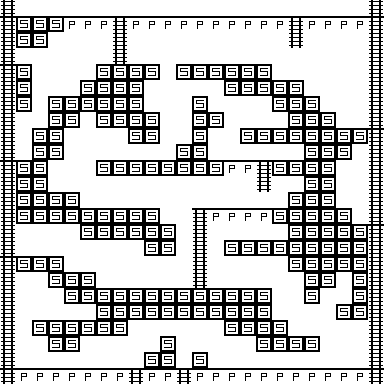

Rendered tile map (Tiled .tmx) drawn with the repository's tilesets; below, a short description and the full map source, tile grids included:
An orthogonal 24x24 tile map with 16x16 px tiles, 1 tile layer (Tile Layer 1).

<map version="1.0" orientation="orthogonal" renderorder="right-up" width="24" height="24" tilewidth="16" tileheight="16" nextobjectid="1">
 <properties>
  <property name="BOTTOM" value="TTTTTTTTTTTTTTTTTTTTTTTT" />
  <property name="LEFT" value="TTTTTTTTTTTTTTTTTTTTTTTT" />
  <property name="RIGHT" value="TTTTTTTTTTTTTTTTTTTTTTTT" />
  <property name="TOP" value="TTTTTTTTTTTTTTTTTTTTTTTT" />
 </properties>
 <tileset firstgid="1" name="s" tilewidth="16" tileheight="16">
  <tile id="0">
   <image width="16" height="16" source="../textures/E.png" />
  </tile>
  <tile id="1">
   <image width="16" height="16" source="../textures/L.png" />
  </tile>
  <tile id="2">
   <image width="16" height="16" source="../textures/P.png" />
  </tile>
  <tile id="3">
   <image width="16" height="16" source="../textures/S.png" />
  </tile>
  <tile id="4">
   <image width="16" height="16" source="../textures/T.png" />
  </tile>
  <tile id="5">
   <image width="16" height="16" source="../textures/W.png" />
  </tile>
 </tileset>
 <layer name="Tile Layer 1" width="24" height="24">
  <data encoding="csv">
2,1,1,1,1,1,1,1,1,1,1,1,1,1,1,1,1,1,1,1,1,1,1,2,
5,4,4,4,3,3,3,5,3,3,3,3,3,3,3,3,3,3,5,3,3,3,3,5,
2,4,4,1,1,1,1,2,1,1,1,1,1,1,1,1,1,1,2,1,1,1,1,2,
2,1,1,1,1,1,1,2,1,1,1,1,1,1,1,1,1,1,1,1,1,1,1,2,
5,4,1,1,1,1,4,4,4,4,1,4,4,4,4,4,4,1,1,1,1,1,1,2,
2,4,1,1,1,4,4,4,4,1,1,1,1,1,4,4,4,4,4,1,1,1,1,2,
2,4,1,4,4,4,4,4,4,1,1,1,4,1,1,1,1,4,4,4,1,1,1,2,
2,1,1,4,4,1,4,4,4,4,1,1,4,4,1,1,1,1,4,4,4,1,1,2,
2,1,4,4,1,1,1,1,4,4,1,1,4,1,1,4,4,4,4,4,4,4,4,5,
2,1,4,4,1,1,1,1,1,1,1,4,4,1,1,1,1,1,1,4,4,4,1,2,
5,4,4,1,1,1,4,4,4,4,4,4,4,4,3,3,5,4,4,4,4,1,1,2,
2,4,4,1,1,1,1,1,1,1,1,1,1,1,1,1,2,1,1,4,4,1,1,2,
2,4,4,4,4,1,1,1,1,1,1,1,1,1,1,1,1,1,4,4,4,1,1,2,
2,4,4,4,4,4,4,4,4,4,1,1,5,3,3,3,3,4,4,4,4,4,1,2,
2,1,1,1,1,4,4,4,4,4,4,1,2,1,1,1,1,1,4,4,4,4,4,5,
2,1,1,1,1,1,1,1,1,4,4,1,2,1,4,4,4,4,4,4,4,4,4,2,
5,4,4,4,1,1,1,1,1,1,1,1,2,1,1,1,1,1,4,4,4,4,4,2,
2,1,1,4,4,4,1,1,1,1,1,1,2,1,1,1,1,1,1,4,4,1,4,2,
2,1,1,1,4,4,4,4,4,4,4,4,4,4,4,4,4,1,1,4,1,1,4,2,
2,1,1,1,1,1,4,4,4,4,4,4,4,4,4,4,4,1,1,1,1,4,4,2,
2,1,4,4,4,4,4,4,1,1,1,1,1,1,4,4,4,4,1,1,1,1,1,2,
2,1,1,4,4,1,1,1,1,1,4,1,1,1,1,1,4,4,4,4,1,1,1,2,
2,1,1,1,1,1,1,1,1,4,4,1,4,1,1,1,1,1,1,1,1,1,1,2,
5,3,3,3,3,3,3,3,5,3,3,5,3,3,3,3,3,3,3,3,3,3,3,5
</data>
 </layer>
</map>
